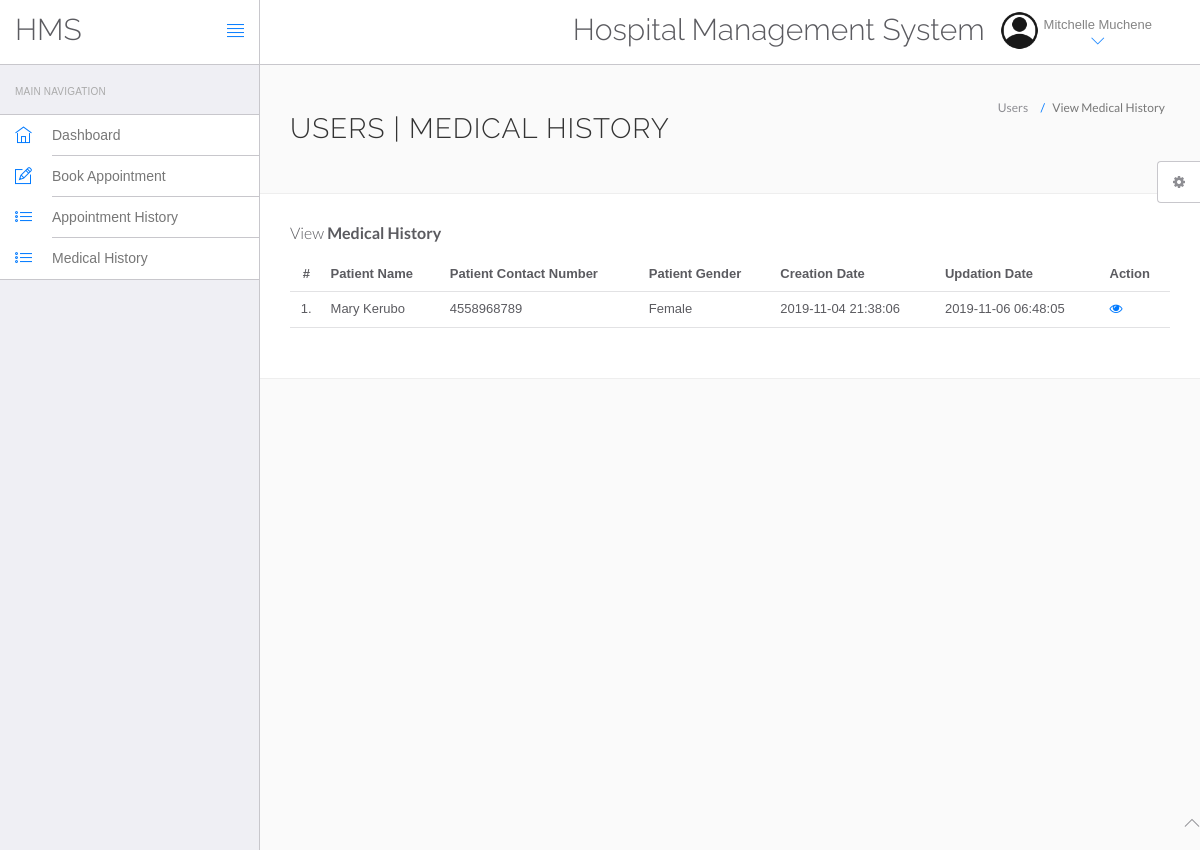
The page /clinic/hms/manage-medhistory.php (signed in) on the database its author committed.
### tables this page shows
CREATE TABLE `users` (
  `id` int(11) NOT NULL,
  `fullName` varchar(255) DEFAULT NULL,
  `address` longtext DEFAULT NULL,
  `city` varchar(255) DEFAULT NULL,
  `gender` varchar(255) DEFAULT NULL,
  `email` varchar(255) DEFAULT NULL,
  `password` varchar(255) DEFAULT NULL,
  `regDate` timestamp NULL DEFAULT current_timestamp(),
  `updationDate` timestamp NULL DEFAULT NULL ON UPDATE current_timestamp()
);

CREATE TABLE `tblpatient` (
  `ID` int(10) NOT NULL,
  `Docid` int(10) DEFAULT NULL,
  `PatientName` varchar(200) DEFAULT NULL,
  `PatientContno` bigint(10) DEFAULT NULL,
  `PatientEmail` varchar(200) DEFAULT NULL,
  `PatientGender` varchar(50) DEFAULT NULL,
  `PatientAdd` mediumtext DEFAULT NULL,
  `PatientAge` int(10) DEFAULT NULL,
  `PatientMedhis` mediumtext DEFAULT NULL,
  `CreationDate` timestamp NULL DEFAULT current_timestamp(),
  `UpdationDate` timestamp NULL DEFAULT NULL ON UPDATE current_timestamp()
);

### clinic/hms/manage-medhistory.php (the view, shortened to what this page needs)
<?php
include('include/config.php');
?>
<!DOCTYPE html>
<html lang="en">
	<head>
		<link rel="stylesheet" href="vendor/bootstrap/css/bootstrap.min.css">
		<link rel="stylesheet" href="vendor/fontawesome/css/font-awesome.min.css">
		<link rel="stylesheet" href="vendor/themify-icons/themify-icons.min.css">
		<link href="vendor/animate.css/animate.min.css" rel="stylesheet" media="screen">
		<link href="vendor/perfect-scrollbar/perfect-scrollbar.min.css" rel="stylesheet" media="screen">
		<link href="vendor/switchery/switchery.min.css" rel="stylesheet" media="screen">
		<link href="vendor/bootstrap-touchspin/jquery.bootstrap-touchspin.min.css" rel="stylesheet" media="screen">
		<link href="vendor/select2/select2.min.css" rel="stylesheet" media="screen">
		<link href="vendor/bootstrap-datepicker/bootstrap-datepicker3.standalone.min.css" rel="stylesheet" media="screen">
		<link href="vendor/bootstrap-timepicker/bootstrap-timepicker.min.css" rel="stylesheet" media="screen">
		<link rel="stylesheet" href="assets/css/styles.css">
		<link rel="stylesheet" href="assets/css/plugins.css">
		<link rel="stylesheet" href="assets/css/themes/theme-1.css" id="skin_color" />
	</head>
	<body>
		<div id="app">
<?php include('include/sidebar.php');?>
<div class="app-content">
<?php include('include/header.php');?>
<div class="main-content" >
<div class="wrap-content container" id="container">
<section id="page-title">
<div class="row">
<div class="col-sm-8">
<h1 class="mainTitle">Users | Medical History</h1>
</div>
<ol class="breadcrumb">
<li>
<span>Users</span>
</li>
<li class="active">
<span>View Medical History</span>
</li>
</ol>
</div>
</section>
<div class="container-fluid container-fullw bg-white">
<div class="row">
<div class="col-md-12">
<h5 class="over-title margin-bottom-15">View <span class="text-bold">Medical History</span></h5>
<table class="table table-hover" id="sample-table-1">
<thead>
<tr>
<th class="center">#</th>
<th>Patient Name</th>
<th>Patient Contact Number</th>
<th>Patient Gender </th>
<th>Creation Date </th>
<th>Updation Date </th>
<th>Action</th>
</tr>
</thead>
<tbody>
<?php
$uid=$_SESSION['id'];
$sql=mysqli_query($con,"select tblpatient.* from tblpatient join users on users.email=tblpatient.PatientEmail where users.id='$uid'");
$cnt=1;
while($row=mysqli_fetch_array($sql))
{
?>
<tr>
<td class="center"><?php echo $cnt;?>.</td>
<td class="hidden-xs"><?php echo $row['PatientName'];?></td>
<td><?php echo $row['PatientContno'];?></td>
<td><?php echo $row['PatientGender'];?></td>
<td><?php echo $row['CreationDate'];?></td>
<td><?php echo $row['UpdationDate'];?>
</td>
<td>
<a href="view-medhistory.php?viewid=<?php echo $row['ID'];?>"><i class="fa fa-eye"></i></a>
</td>
</tr>
<?php
$cnt=$cnt+1;
 }?></tbody>
</table>
</div>
</div>
</div>
</div>
</div>
</div>
</div>
	<?php include('include/footer.php');?>
	<?php include('include/setting.php');?>
	</body>
</html>

### clinic/hms/include/header.php (shortened to what this page needs)
<header class="navbar navbar-default navbar-static-top">
					<div class="navbar-header">
						<a class="navbar-brand" href="#">
							<h2 style="padding-top:20% ">HMS</h2>
						</a>
						<a href="#" class="sidebar-toggler pull-right visible-md visible-lg" data-toggle-class="app-sidebar-closed" data-toggle-target="#app">
							<i class="ti-align-justify"></i>
						</a>
					</div>
					<div class="navbar-collapse collapse">
						<ul class="nav navbar-right">
								<li  style="padding-top:2% ">
								<h2>Hospital Management System</h2>
							</li>
							<li class="dropdown current-user">
								<a href class="dropdown-toggle" data-toggle="dropdown">
									<img src="assets/images/account.png"> <span class="username">
									<?php $query=mysqli_query($con,"select fullName from users where id='".$_SESSION['id']."'");
while($row=mysqli_fetch_array($query))
{
	echo $row['fullName'];
}
									?> <i class="ti-angle-down"></i></i></span>
								</a>
							</li>
						</ul>
					</div>
				</header>

### clinic/hms/assets/css/themes/theme-1.css (style rules this page uses)
body { background: #FAFAFA; }
header .navbar-header { background: #ffffff !important; border-right-color: #c8c7cc !important; border-bottom-color: #c8c7cc !important; }
header .navbar-header .sidebar-toggler, header .navbar-header .sidebar-mobile-toggler { color: #007aff !important; }
header .navbar-header .navbar-brand { color: #777 !important; }
header .navbar-collapse { background: #ffffff !important; border-bottom-color: #c8c7cc !important; box-shadow: none !important; }
header .navbar-collapse .navbar-right > li > a { color: #777; }
header .navbar-collapse .navbar-right > li > a i { color: #007aff !important; }

### rows shown on the page
users: fullName "Mitchelle Muchene"
tblpatient: PatientName "Mary Kerubo", PatientContno "4558968789", PatientGender "Female", CreationDate "2019-11-04 21:38:06", UpdationDate "2019-11-06 06:48:05"
